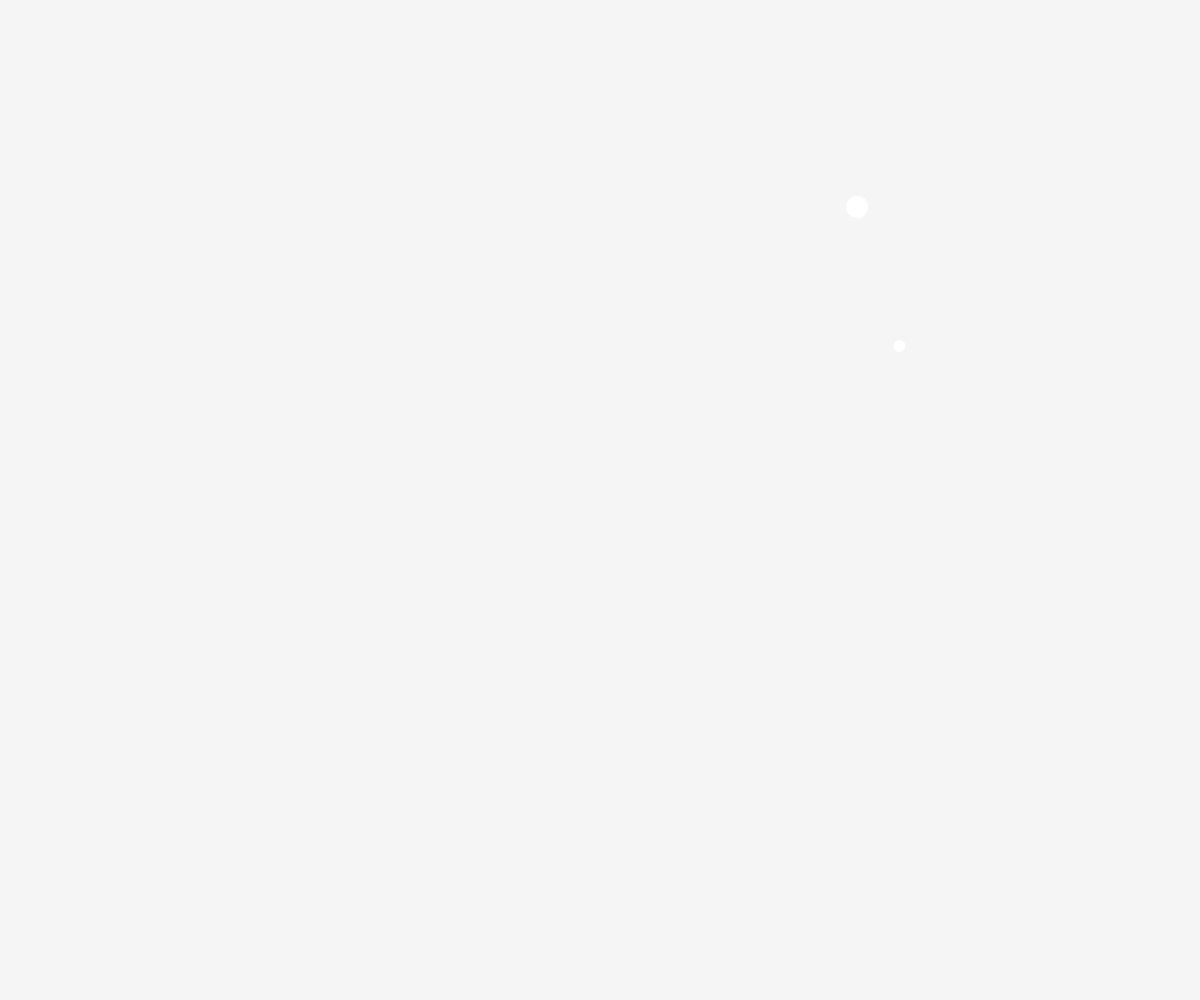
Frame 1 (no input)
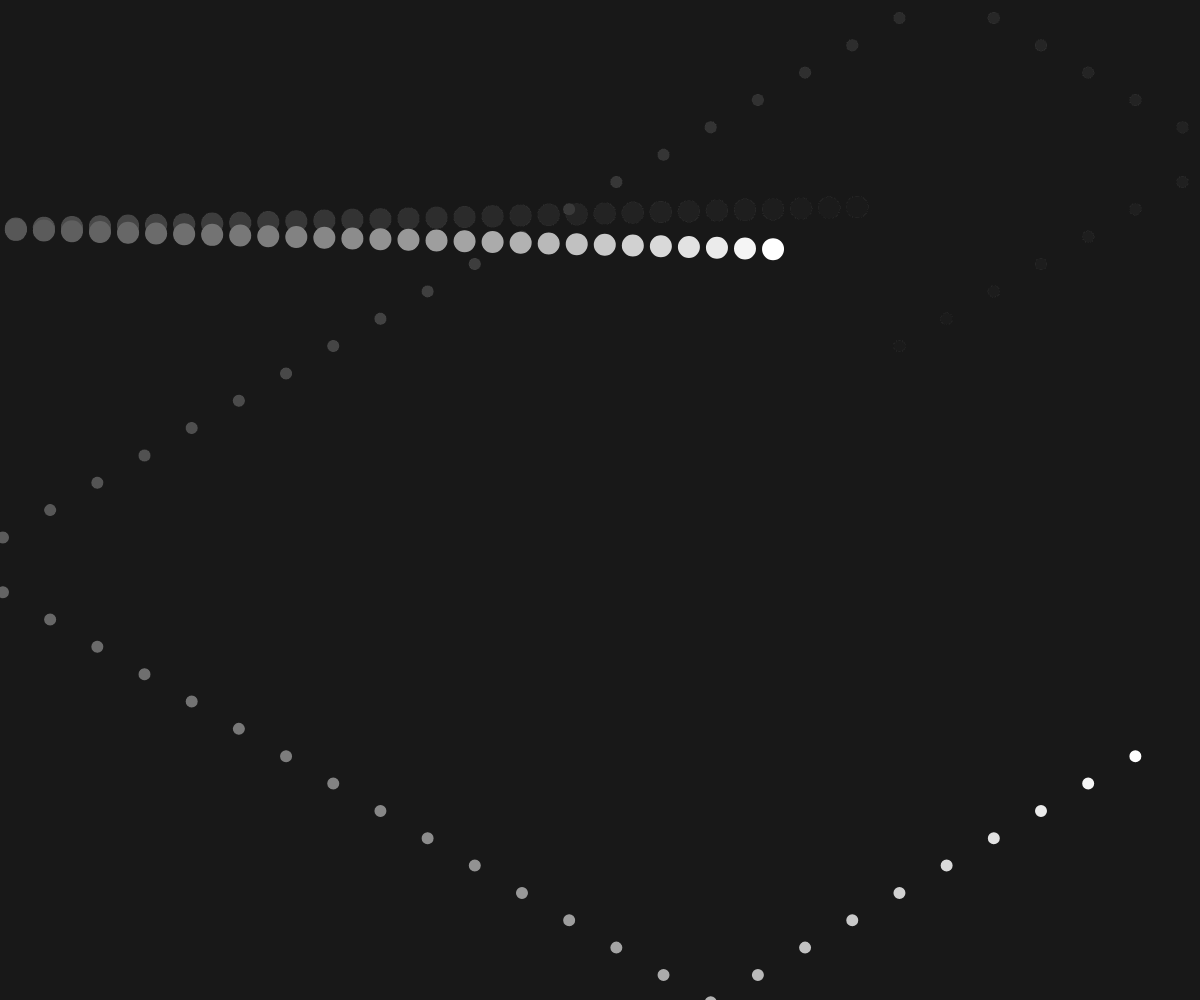
Frame 60 (no input)
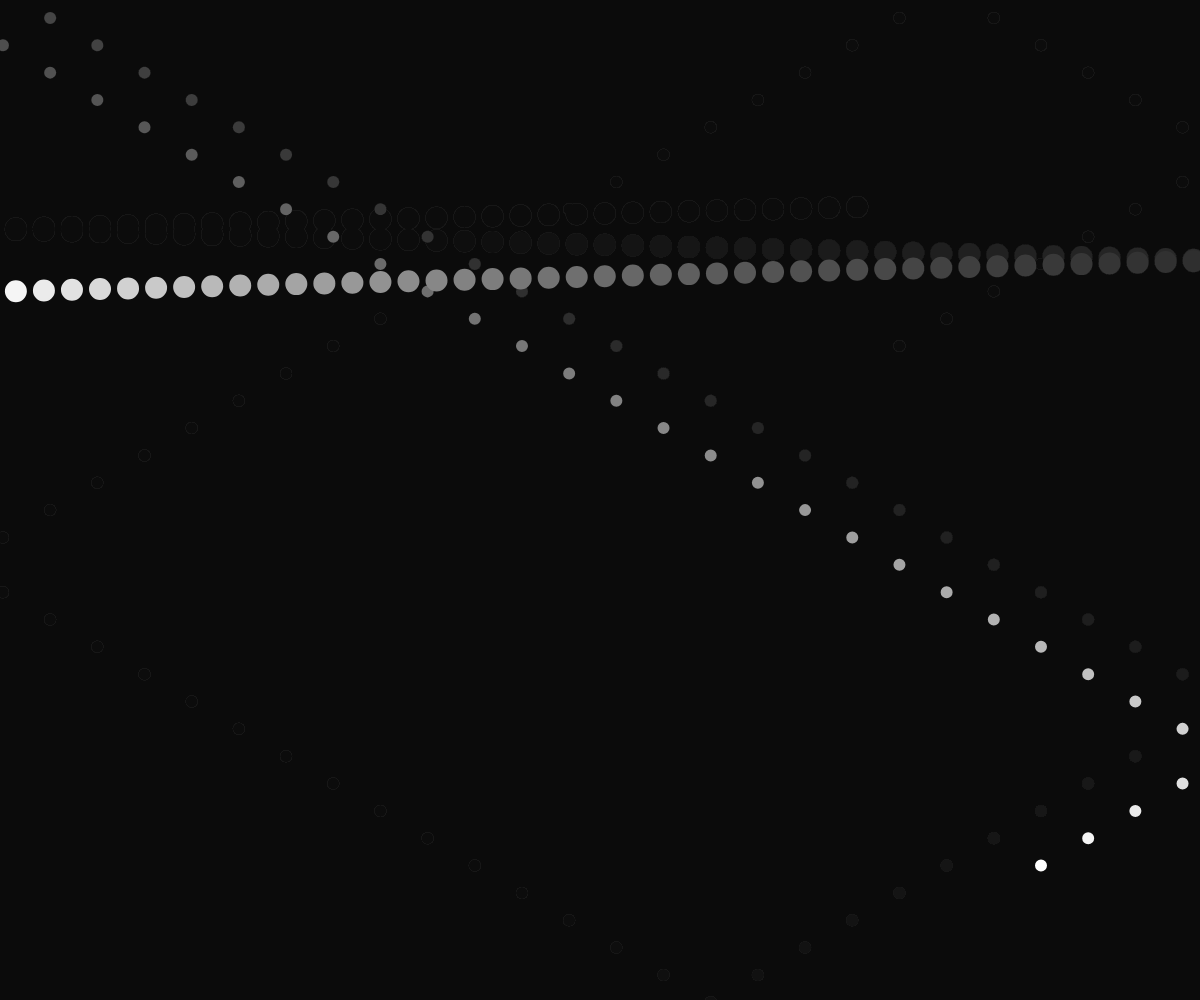
Frame 120 (the mouse pressed at the canvas centre since frame 60)

The p5.js sketch that drew these frames (run headless with seeded random() and noise() and a simulated clock; from frame 60 on, the mouse is pressed at the canvas centre):

// p5.js sketch
// ── sketch.js
/*
Inspired by the classic Windows Mystify screensaver

Based on code translation from Chris DeLeon's Programming in 5 minutes: remaking “Mystify Your Mind” Windows 95-style screensaver effect
https://www.youtube.com/watch?v=-X_A1Hqj-qA
*/

let x1;
let y1;
let x2;
let y2;

let x1speed;
let y1speed;
let x2speed;
let y2speed;

function setup() {
  createCanvas(windowWidth, windowHeight);
  stroke(255);
  strokeWeight(2);

  x1 = random(width);
  y1 = random(height);
  x2 = random(width);
  y2 = random(height);

  
  // x1speed = random(-10, 10);
  // y1speed = random(-10, 10);
  // x2speed = random(-10, 10);
  // y2speed = random(-10, 10);

  
  x1speed = sin(random(0, TWO_PI)) * random(100);
  y1speed = cos(random(0, TWO_PI)) * random(100);

  x2speed = sin(random(0, TWO_PI)) * random(100);
  y2speed = cos(random(0, TWO_PI)) * random(100);
}

function draw() {
  background(0, 10);

  circle(x1, y1, 20);
  circle(x2, y2, 10);
  // line(x1, y1, x2, y2);

  x1 += x1speed;
  y1 += y1speed;
  x2 += x2speed;
  y2 += y2speed;

  if (x1 < 0 || x1 > width) x1speed *= -1;
  if (y1 < 0 || y1 > height) y1speed *= -1;
  if (x2 < 0 || x2 > width) x2speed *= -1;
  if (y2 < 0 || y2 > height) y2speed *= -1;
}

function windowResized() {
  resizeCanvas(windowWidth, windowHeight);
}
